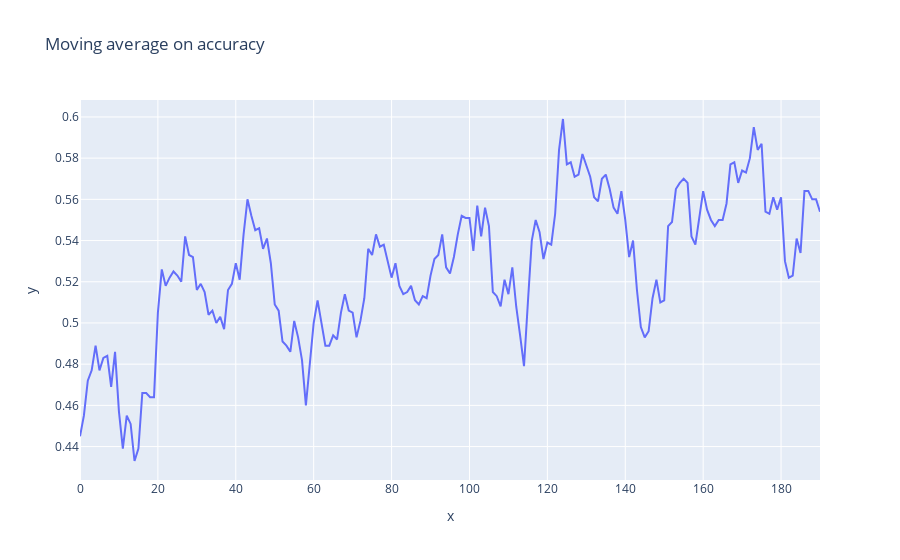

Notebook cell for this chart:
### Code cell
fig = px.line(y=fires_moving_average, title="Moving average on accuracy", labels={"index":"batches", "value":"accuracy"})
fig.show()

### Figure 1 — Plotly figure (JSON) as saved in the notebook; plotly's stock layout.template omitted (floating-point values rounded to 4 significant figures; data arrays with more than 128 entries replaced by an {"elided": "..."} marker saying what was removed)
{"data": [{"hovertemplate": "x=%{x}<br>y=%{y}<extra></extra>", "legendgroup": "", "line": {"color": "#636efa", "dash": "solid"}, "mode": "lines", "name": "", "orientation": "v", "showlegend": false, "type": "scatter", "x": {"elided": "191 int values"}, "xaxis": "x", "y": {"elided": "191 float values"}, "yaxis": "y"}], "layout": {"legend": {"tracegroupgap": 0}, "title": {"text": "Moving average on accuracy"}, "xaxis": {"anchor": "y", "domain": [0, 1], "title": {"text": "x"}}, "yaxis": {"anchor": "x", "domain": [0, 1], "title": {"text": "y"}}}}
